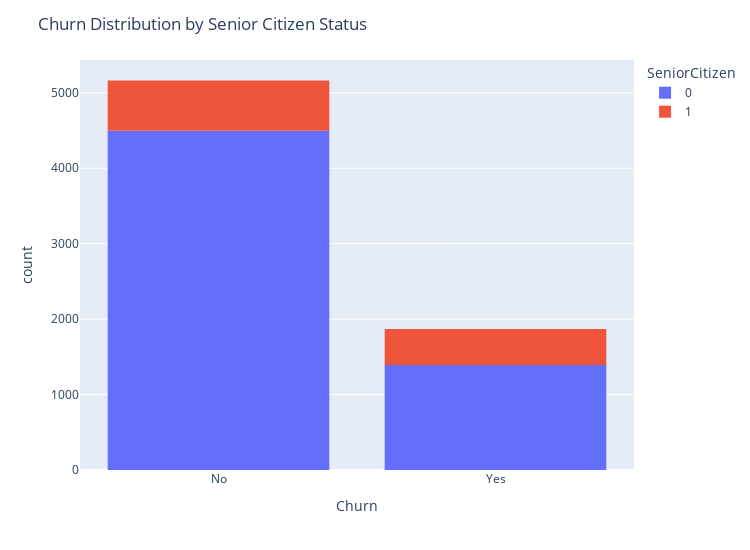
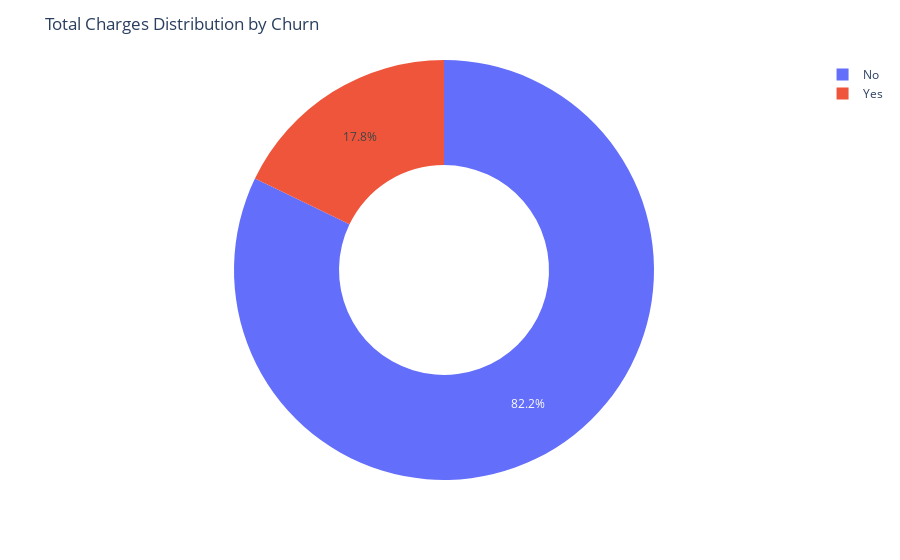

Source (notebook cell) for these figures, in order:
### Code cell
# Churn distribution by Senior Citizen status
diag = px.histogram(df, x="Churn", color="SeniorCitizen")
diag.update_layout(width=750, height=550, title="Churn Distribution by Senior Citizen Status")
diag.show()

# Total Charges distribution by Churn
diag = px.pie(df, values='TotalCharges', names='Churn', hole=0.5)
diag.update_layout(title="Total Charges Distribution by Churn")
diag.show()

### Figure 1 — Plotly figure (JSON) as saved in the notebook; plotly's stock layout.template omitted (floating-point values rounded to 4 significant figures; data arrays with more than 128 entries replaced by an {"elided": "..."} marker saying what was removed)
{"data": [{"alignmentgroup": "True", "bingroup": "x", "hovertemplate": "SeniorCitizen=0<br>Churn=%{x}<br>count=%{y}<extra></extra>", "legendgroup": "0", "marker": {"color": "#636efa", "pattern": {"shape": ""}}, "name": "0", "offsetgroup": "0", "orientation": "v", "showlegend": true, "type": "histogram", "x": {"elided": "5890 str values"}, "xaxis": "x", "yaxis": "y"}, {"alignmentgroup": "True", "bingroup": "x", "hovertemplate": "SeniorCitizen=1<br>Churn=%{x}<br>count=%{y}<extra></extra>", "legendgroup": "1", "marker": {"color": "#EF553B", "pattern": {"shape": ""}}, "name": "1", "offsetgroup": "1", "orientation": "v", "showlegend": true, "type": "histogram", "x": {"elided": "1142 str values"}, "xaxis": "x", "yaxis": "y"}], "layout": {"barmode": "relative", "height": 550, "legend": {"title": {"text": "SeniorCitizen"}, "tracegroupgap": 0}, "margin": {"t": 60}, "title": {"text": "Churn Distribution by Senior Citizen Status"}, "width": 750, "xaxis": {"anchor": "y", "domain": [0, 1], "title": {"text": "Churn"}}, "yaxis": {"anchor": "x", "domain": [0, 1], "title": {"text": "count"}}}}

### Figure 2 — Plotly figure (JSON) as saved in the notebook; plotly's stock layout.template omitted (floating-point values rounded to 4 significant figures; data arrays with more than 128 entries replaced by an {"elided": "..."} marker saying what was removed)
{"data": [{"domain": {"x": [0, 1], "y": [0, 1]}, "hole": 0.5, "hovertemplate": "Churn=%{label}<br>TotalCharges=%{value}<extra></extra>", "labels": {"elided": "7032 str values"}, "legendgroup": "", "name": "", "showlegend": true, "type": "pie", "values": {"elided": "7032 float values"}}], "layout": {"legend": {"tracegroupgap": 0}, "margin": {"t": 60}, "title": {"text": "Total Charges Distribution by Churn"}}}
